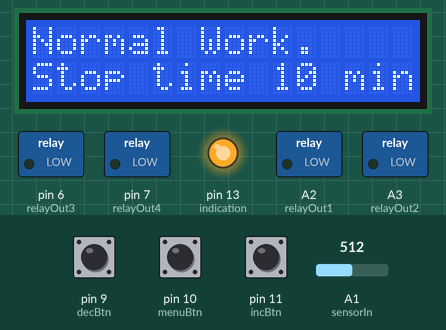
Simulated run of this sketch. Board: Arduino Uno, built with avr-gcc and run on an emulated ATmega328P. On the bench: 16×2 character LCD, switched loads named in the sketch (green lamp = pin HIGH), output pins drawn as LEDs (lit = HIGH). Dashed ring = blinking. Inputs (shaded band) come from the test bench; at power-on: A1 (sensorIn) = 512, pin 9 (decBtn) HIGH, pin 11 (incBtn) HIGH, pin 10 (menuBtn) HIGH.

Above: at 1.2 s.
1.3 s: A1 (sensorIn) set to 56
2.8 s: A1 (sensorIn) set to 45
At 3.5 s:
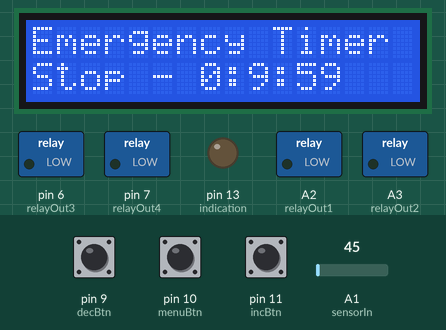
5.8 s: pin 9 (decBtn) pulled LOW for 0.15 s
At 6.08 s:
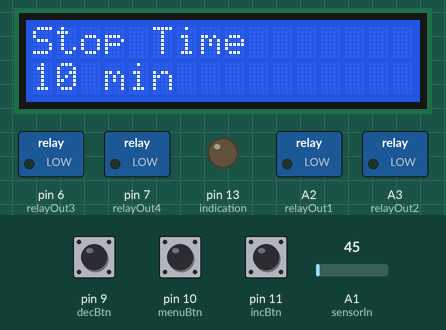
7.7 s: pin 11 (incBtn) pulled LOW for 3.2 s
At 9.3 s:
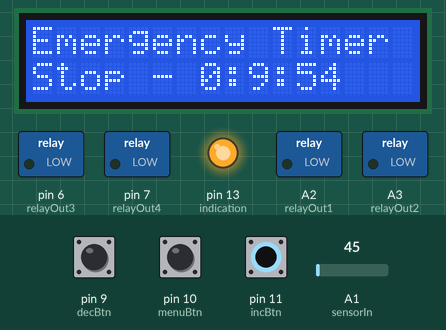
12.4 s: pin 9 (decBtn) pulled LOW for 1 s
At 14.3 s:
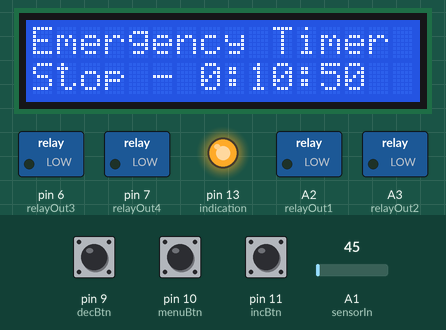
14.9 s: pin 11 (incBtn) pulled LOW for 1 s
At 16.5 s:
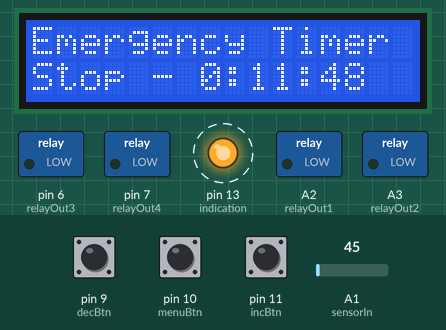
Timing chart, 0 to 65.8 s (numbered marks = the images above; inputs shaded):
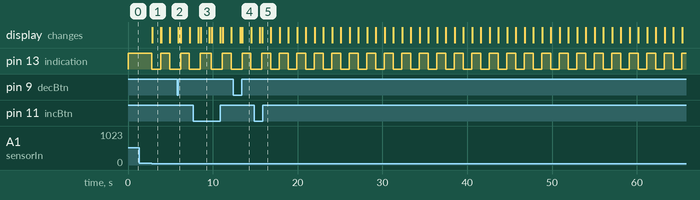

The sketch:

Compressor_Emergency_timer_NTI.ino
```cpp
#include <LiquidCrystal_I2C.h>
#define sensorIn A1
#define relayOut1 A2
#define relayOut2 A3
#define relayOut3 6
#define relayOut4 7
#define saveBtn 8
#define decBtn 9
#define menuBtn 10
#define incBtn 11
#define indication 13

#define CLEAR_LCD 1
#define NO_CLEAR_LCD 0

byte inPin[] = {A1, 8, 9, 10, 11};
byte outPin[] = {13, A2, A3, 6, 7};
int timerResetDate = 10; // minutes
int timerCount = 0;
bool writeToLcd = false;

LiquidCrystal_I2C lcd(0x3E, 16, 2);

void setup() {
  for (byte i = 0; i < sizeof(inPin); i++) {
    pinMode(inPin[i], INPUT);
  }

  for (byte i = 0; i < sizeof(outPin); i++) {
    pinMode(outPin[i], OUTPUT);
  }

  analogWrite(relayOut1, 0);
  analogWrite(relayOut2, 0);
  analogWrite(relayOut3, 0);
  analogWrite(relayOut4, 0);
  analogWrite(indication, 1024);

  lcd.begin();
  lcd.clear();
  lcd.setCursor(0, 0);
  String outTxt = "Emergency stop time is " + String(timerResetDate) + " min";
  // scrollMessage(0, outTxt, 350, 16);
}

void loop() {
  // menu function
  Menu();

  if (SensorMesurment()) {
    StartEmergencyTimer();

    if (writeToLcd) {
      WriteStaticTextToLcd(0, "Emergency", CLEAR_LCD);
      WriteStaticTextToLcd(1, "Timer started!!!", NO_CLEAR_LCD);
      writeToLcd = false;
    }
  } else {
    analogWrite(indication, 1024);
    timerCount = 0;
    if (!writeToLcd) {
      WriteStaticTextToLcd(0, "Normal Work.", CLEAR_LCD);
      WriteStaticTextToLcd(1, "Stop time " + String(timerResetDate) + " min", NO_CLEAR_LCD);
      writeToLcd = true;
    }
  }
  delay(10);
}

bool SensorMesurment() {
  return (analogRead(sensorIn) < 50) ? true : false;
}

void StartEmergencyTimer() {
  if (timerCount < (timerResetDate * 60)) {
    timerCount++;
    analogWrite(indication, ((timerCount % 2) == 0) ? 1024 : 0);

    int t = (timerResetDate * 60) - timerCount;
    int s = t % 60;
    t = (t - s) / 60;
    int m = t % 60;
    t = (t - m) / 60;
    int h = t;

    String timeToStop = String(h) + ":" + String(m) + ":" + String(s);
    WriteStaticTextToLcd(0, "Emergency Timer", CLEAR_LCD);
    WriteStaticTextToLcd(1, "Stop - " + timeToStop, NO_CLEAR_LCD);

    delay(990);
  } else {
    analogWrite(relayOut1, 1024);
    analogWrite(relayOut2, 1024);
    analogWrite(relayOut3, 1024);
    analogWrite(relayOut4, 1024);
    analogWrite(indication, 0);
    lcd.clear();
    lcd.setCursor(0, 0);
    scrollMessage(0, "For restart need power off !!!", 350, 16);
  }
}

// menu buttons and options
void Menu() {
  if (digitalRead(menuBtn) == LOW) {
    // TODO Menu actions
  }

  if (digitalRead(incBtn) == LOW || digitalRead(decBtn) == LOW) {
    // increase/decrease time to stop
    WriteStaticTextToLcd(0, "Stop Time", CLEAR_LCD);
    WriteStaticTextToLcd(1, String(timerResetDate) + " min", NO_CLEAR_LCD);

    if (digitalRead(incBtn) == LOW && timerResetDate != 30) {
      timerResetDate++;
    }
    if (digitalRead(decBtn) == LOW && timerResetDate != 1) {
      timerResetDate--;
    }

    writeToLcd = false;
    delay(250);
  }
}

// screen static text
void WriteStaticTextToLcd(int row, String message, byte clearOrNot) {
  if (clearOrNot == 1) {
    lcd.clear();
  }
  lcd.setCursor(0, row);
  lcd.print(message);
}

// screen scrolling message function
void scrollMessage(int row, String message, int delayTime, int totalColumns) {
  for (int i = 0; i < totalColumns; i++) {
    message = " " + message;
  }
  message = message + " ";
  for (int position = 0; position < message.length(); position++) {
    lcd.setCursor(0, row);
    lcd.print(message.substring(position, position + totalColumns));
    delay(delayTime);
  }
}
```

Measured:
- the behaviour switches between 50 and 49 on A1 (sensorIn) (found by bisection; images 0 and 1)
- after the input at 1.3 s, every drawn part: stays the same
- after the input at 2.8 s, pin 13 (indication): HIGH → LOW at once, → HIGH 1.1 s later, → LOW 1.0 s later; the display: changes at once (image 1)
- after the input at 5.8 s, the display: changes after 0.15 s (image 2)
- after the input at 7.7 s, the display: first changes after 0.57 s (image 3 shows a later state)
- after the input at 12.4 s, the display: first changes after 0.81 s (image 4 shows a later state)
- after the input at 14.9 s, the display: first changes after 0.64 s (image 5 shows a later state)
- what the display in image 1 shows lasts 1.1 s, from 2.8 s to 3.9 s
